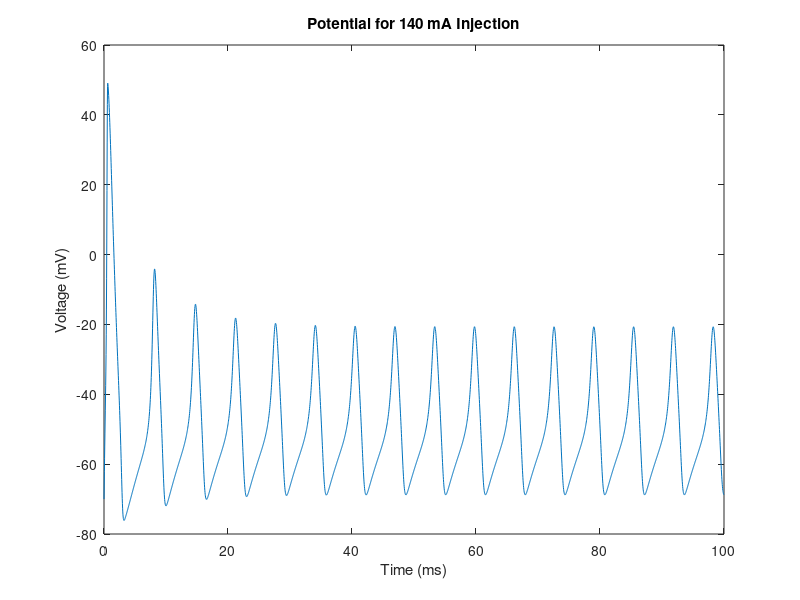

This figure's MATLAB source:
%BME502 Project 1 Dennis McIlhany

clc; clear all;

%constants
dt=.03;
t=0:dt:100;
C=1;
ENa=55;
EK=-90;
EL=-70;
gNabar=120;
gKbar=36;
gL=1;
Iinj=140;

%preallocate
V=-70*ones(length(Iinj),length(t));
m_inf=zeros(1,length(t));
tau_m=zeros(1,length(t));
m=zeros(1,length(t));
m3=zeros(1,length(t));
h_inf=zeros(1,length(t));
tau_h=zeros(1,length(t));
h=zeros(1,length(t));
n_inf=zeros(1,length(t));
tau_n=zeros(1,length(t));
n=zeros(1,length(t));
n4=zeros(1,length(t));
gNa=zeros(1,length(t));
gK=zeros(1,length(t));
INa=zeros(1,length(t));
IK=zeros(1,length(t));
IL=zeros(1,length(t));
IC=zeros(1,length(t));
am=zeros(1,length(t));
bm=zeros(1,length(t));
ah=zeros(1,length(t));
bh=zeros(1,length(t));
an=zeros(1,length(t));
bn=zeros(1,length(t));

%iterations for injected current and time
for w=1:length(Iinj);
    for k=1:length(t);
        if k==1;
            an(k)=-.01*(V(w,k)+60)/(exp(-(V(w,k)+60)/10)-1);
            am(k)=-.1*(V(w,k)+45)/(exp(-(V(w,k)+45)/10)-1);
            ah(k)=.07*exp(-(V(w,k)+70)/20);
            bn(k)=.125*exp(-(V(w,k)+70)/80);
            bm(k)=4*exp(-(V(w,k)+70)/18);
            bh(k)=1/(exp(-(V(w,k)+40)/10)+1);
            n_inf(k)=an(k)/(an(k)+bn(k));
            tau_n(k)=1/(an(k)+bn(k));
            h_inf(k)=ah(k)/(ah(k)+bh(k));
            tau_h(k)=1/(ah(k)+bh(k));
            m_inf(k)=am(k)/(am(k)+bm(k));
            tau_m(k)=1/(am(k)+bm(k));
            n(k)=n_inf(k);
            n4(k)=n(k)^4;
            m(k)=m_inf(k);
            h(k)=h_inf(k);
            m3(k)=m(k)^3;
            gNa(k)=m3(k)*h(k)*gNabar;
            gK(k)=n4(k)*gKbar;
            IK(k)=(V(w,k)-EK)*gK(k);
            INa(k)=(V(w,k)-ENa)*gNa(k);
            IL(k)=(V(w,k)-EL)*gL;
            IC(k)=0;
        else
            n(k)=n(k-1)+dt*((-n(k-1)+n_inf(k-1))/tau_n(k-1));
            m(k)=m(k-1)+dt*((-m(k-1)+m_inf(k-1))/tau_m(k-1));
            h(k)=h(k-1)+dt*((-h(k-1)+h_inf(k-1))/tau_h(k-1));
            n4(k)=n(k)^4;
            m3(k)=m(k)^3;
            gNa(k)=m3(k)*h(k)*gNabar;
            gK(k)=n4(k)*gKbar;
            V(w,k)=V(w,k-1)+(dt/C)*(Iinj(w)-(gNa(k)+gK(k)+gL)*V(w,k-1)+gNa(k)*ENa+gK(k)*EK+gL*EL);
            if (abs(V(w,k) + 45) <=0.01)
                am(k) = 1;
            else
                am(k)=-.1*(V(w,k)+45)/(exp(-(V(w,k)+45)/10)-1);
            end;
            if (abs(V(w,k) + 60) <=0.01)
                an(k) = .1;
            else
                an(k)=-.01*(V(w,k)+60)/(exp(-(V(w,k)+60)/10)-1);
            end;
            ah(k)=.07*exp(-(V(w,k)+70)/20);
            bn(k)=.125*exp(-(V(w,k)+70)/80);
            bm(k)=4*exp(-(V(w,k)+70)/18);
            bh(k)=1/(exp(-(V(w,k)+40)/10)+1);
            n_inf(k)=an(k)/(an(k)+bn(k));
            tau_n(k)=1/(an(k)+bn(k));
            h_inf(k)=ah(k)/(ah(k)+bh(k));
            tau_h(k)=1/(ah(k)+bh(k));
            m_inf(k)=am(k)/(am(k)+bm(k));
            tau_m(k)=1/(am(k)+bm(k));
            IK(k)=(V(w,k)-EK)*gK(k);
            INa(k)=(V(w,k)-ENa)*gNa(k);
            IL(k)=(V(w,k)-EL)*gL;
            IC(k)=C*(V(w,k)-V(w,k-1))/dt;
        end
    end
end
plot(t,V)
xlabel('Time (ms)')
ylabel('Voltage (mV)')
title('Potential for 140 mA Injection')
